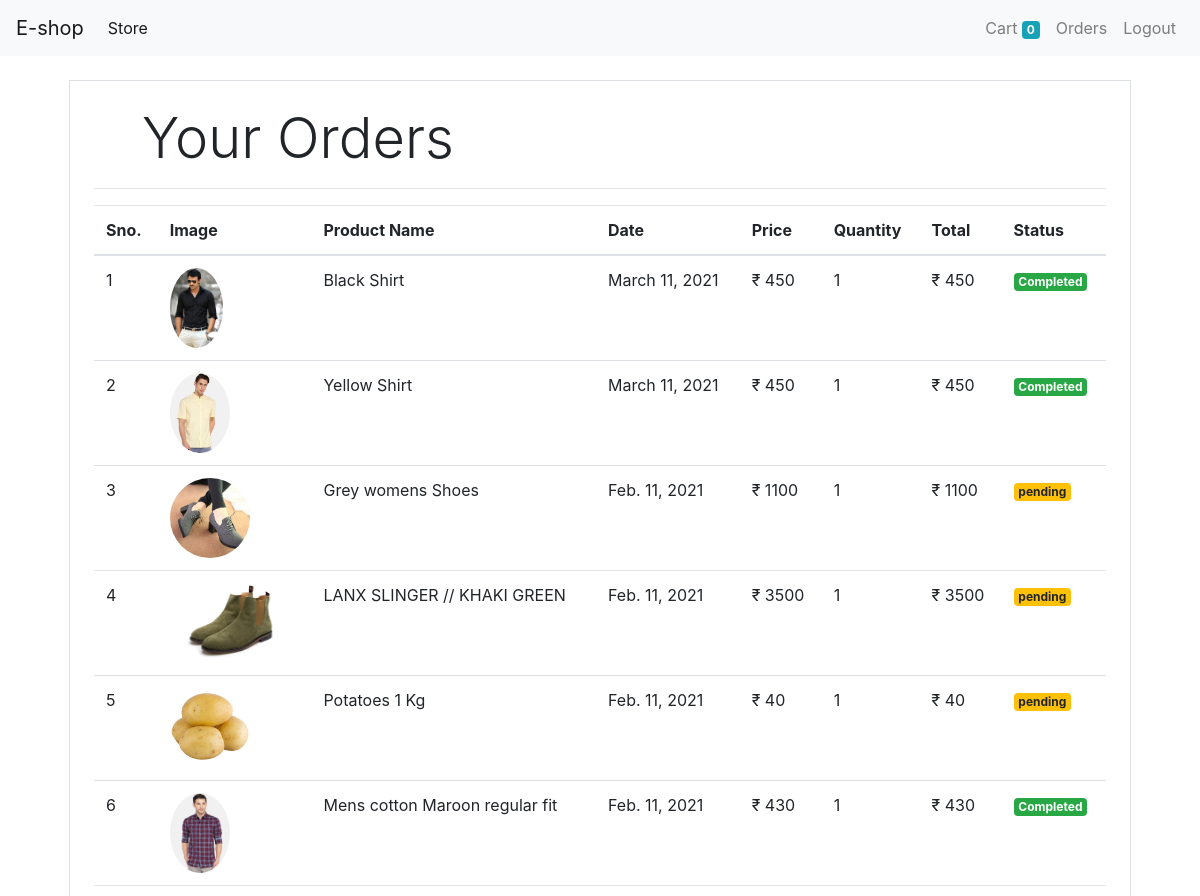
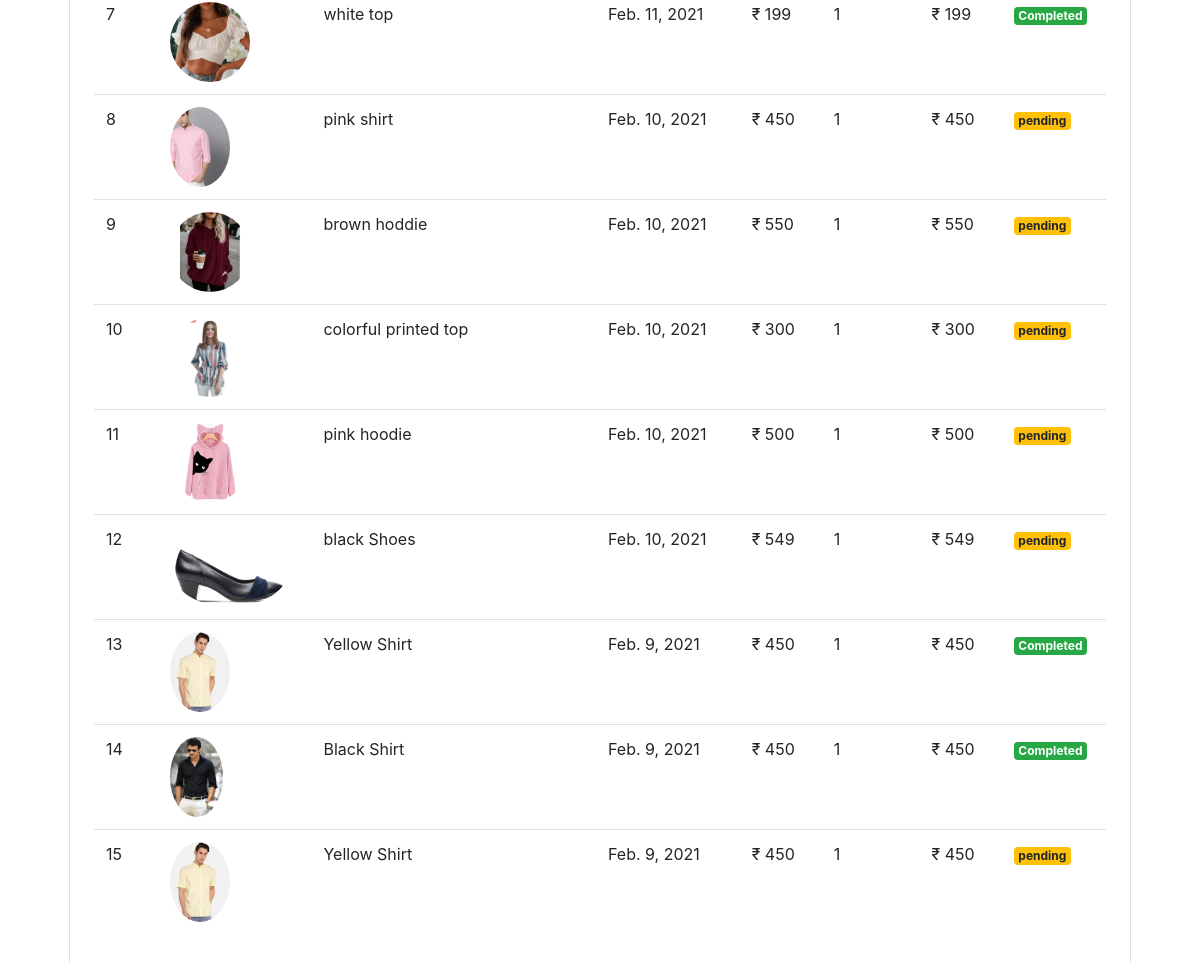
/orders (signed in), run on the app's committed database (2 pictures, top to bottom).
### store/models/orders.py (models this page shows, shortened)
class Order(models.Model):
    product = models.ForeignKey(Product, on_delete=models.CASCADE)
    customer = models.ForeignKey(Customer, on_delete=models.CASCADE)
    quantity = models.IntegerField(default=1)
    price = models.IntegerField()
    address = models.CharField(max_length=50, default="", blank=True)
    phone = models.CharField(max_length=50, default="", blank=True)
    date = models.DateField(default=datetime.datetime.today)
    status= models.BooleanField(default=False)
    @staticmethod
    def get_orders_by_customer(customer_id):
        return Order\
            .objects\
            .filter(customer = customer_id)\
            .order_by('-date')

### store/models/product.py (models this page shows, shortened)
class Product(models.Model):
    name = models.CharField(max_length=50)
    price = models.IntegerField(default=0)
    category = models.ForeignKey(Category, on_delete=models.CASCADE)
    description = models.CharField(max_length=200, default='', blank=True)
    image = models.ImageField(upload_to='uploads/products/')

### store/middlewares/auth.py (the view)
    def middleware(request):
        returnUrl = request.META['PATH_INFO']
        print(request.META['PATH_INFO'])
        if not request.session.get('customer'):
            return redirect(f'login?return_url={returnUrl}')
        response = get_response(request)
        return response

### store/templatetags/custom_filter.py (called while the page is built)
@register.filter(name='currency')
def currency(number):
    return "₹ " + str(number)

@register.filter(name='multiply')
def multiply(number, number1):
    return number * number1

### store/views/orders.py (called while the page is built)
    def get(self, request):
        customer = request.session.get('customer')
        orders = Order.get_orders_by_customer(customer)
        print(orders)
        return render(request, 'orders.html', {'orders' : orders})

### store/templates/orders.html
{% extends 'base.html' %}
{% block content %}
{% load cart %}
{% load custom_filter %}
<div class="container">
    <div class="border ronded m-4 p-4">
        <p class="display-4 pl-4 ml-4">Your Orders</p>
        <hr>
        <table class="table">
            <thead>
                <tr>
                    <th>Sno.</th>
                    <th>Image</th>
                    <th>Product Name</th>
                    <th>Date</th>
                    <th>Price</th>
                    <th>Quantity</th>
                    <th>Total</th>
                    <th>Status</th>
                </tr>
            </thead>
            <tbody>
                {% for order in orders %}
                <tr>
                    <td >{{forloop.counter}}</td>
                    <td><img style="height:80px" src="{{order.product.image.url}}" class="rounded-circle" alt=""></td>
                    <td>{{order.product.name}}</td>
                    <td>{{order.date}}</td>
                    <td>{{order.price|currency}}</td>
                    <td>{{order.quantity}}</td>
                    <td>{{order.quantity|multiply:order.price|currency}}</td>
                    {% if order.status %}
                    <td>
                        <small class="badge badge-success">Completed</small>
                    </td>
                    {% else %}
                    <td>
                        <small class="badge badge-warning">pending</small>
                    </td>
                    {% endif %}
                </tr>
                {% endfor %}
            </tbody>
        </table>
    </div>
</div>
{% endblock%}

### store/templates/base.html (shortened to what this page needs)
<!doctype html>
<html lang="en">
<head>
  <link rel="stylesheet" href="https://maxcdn.bootstrapcdn.com/bootstrap/4.0.0/css/bootstrap.min.css"
>
</head>
<body>
  <nav class="navbar navbar-expand-lg navbar-light bg-light">
    <a class="navbar-brand" href="/">E-shop</a>
    <div class="collapse navbar-collapse" id="navbarSupportedContent">
      <ul class="navbar-nav mr-auto">
        <li class="nav-item active">
          <a class="nav-link" href="#">Store <span class="sr-only">(current)</span></a>
        </li>
      </ul>
      <ul class="navbar-nav my-2 my-lg-0">
        <li class="nav-item">
          <a class="nav-link" href="/cart">Cart
            <span class="badge badge-info">{{request.session.cart.keys|length}}</span>
            <span class="sr-only">(current)</span></a>
        </li>
        {% if request.session.customer %}
        <li class="nav-item">
          <a class="nav-link" href="/orders">Orders<span class="sr-only">(current)</span></a>
        </li>
        <li class="nav-item">
          <a class="nav-link" href="/logout">Logout<span class="sr-only">(current)</span></a>
        </li>
        {% endif %}
      </ul>
    </div>
  </nav>
  {% block content %}{% endblock %}
</body>
</html>

### data on the page
Order: product.image (picture), product.name "Black Shirt", date "March 11, 2021", price "₹ 450", quantity "1", quantity|multiply "₹ 450", status "Completed"
Order: product.image (picture), product.name "Yellow Shirt", date "March 11, 2021", price "₹ 450", quantity "1", quantity|multiply "₹ 450", status "Completed"
Order: product.image (picture), product.name "Grey womens Shoes", date "Feb. 11, 2021", price "₹ 1100", quantity "1", quantity|multiply "₹ 1100", status "pending"
Order: product.image (picture), product.name "LANX SLINGER // KHAKI GREEN", date "Feb. 11, 2021", price "₹ 3500", quantity "1", quantity|multiply "₹ 3500", status "pending"
Order: product.image (picture), product.name "Potatoes 1 Kg", date "Feb. 11, 2021", price "₹ 40", quantity "1", quantity|multiply "₹ 40", status "pending"
Order: product.image (picture), product.name "Mens cotton Maroon regular fit", date "Feb. 11, 2021", price "₹ 430", quantity "1", quantity|multiply "₹ 430", status "Completed"
Order: product.image (picture), product.name "white top", date "Feb. 11, 2021", price "₹ 199", quantity "1", quantity|multiply "₹ 199", status "Completed"
Order: product.image (picture), product.name "pink shirt", date "Feb. 10, 2021", price "₹ 450", quantity "1", quantity|multiply "₹ 450", status "pending"
Order: product.image (picture), product.name "brown hoddie", date "Feb. 10, 2021", price "₹ 550", quantity "1", quantity|multiply "₹ 550", status "pending"
Order: product.image (picture), product.name "colorful printed top", date "Feb. 10, 2021", price "₹ 300", quantity "1", quantity|multiply "₹ 300", status "pending"
Order: product.image (picture), product.name "pink hoodie", date "Feb. 10, 2021", price "₹ 500", quantity "1", quantity|multiply "₹ 500", status "pending"
Order: product.image (picture), product.name "black Shoes", date "Feb. 10, 2021", price "₹ 549", quantity "1", quantity|multiply "₹ 549", status "pending"
Order: product.image (picture), product.name "Yellow Shirt", date "Feb. 9, 2021", price "₹ 450", quantity "1", quantity|multiply "₹ 450", status "Completed"
Order: product.image (picture), product.name "Black Shirt", date "Feb. 9, 2021", price "₹ 450", quantity "1", quantity|multiply "₹ 450", status "Completed"
Order: product.image (picture), product.name "Yellow Shirt", date "Feb. 9, 2021", price "₹ 450", quantity "1", quantity|multiply "₹ 450", status "pending"

### other printed values
{{ request.session.cart.keys|length }} "0"
